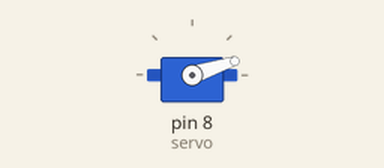
Simulated run of this sketch. Board: Arduino Uno, built with avr-gcc and run on an emulated ATmega328P. Parts: servo.

Above: at 0.05 s.
At 0.55 s:
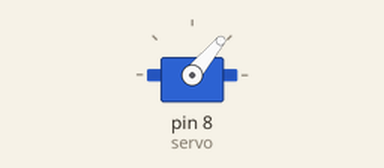
At 1.05 s:
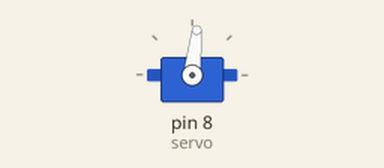
At 2.05 s:
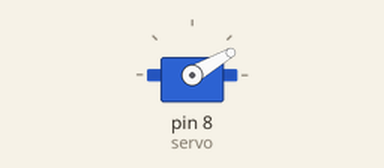
Timing chart, 0 to 5.4 s (numbered marks = the images above):
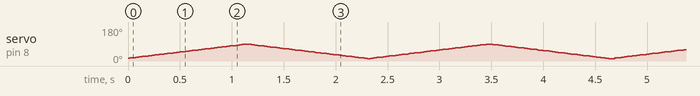

The sketch:

servo2.ino
```cpp
#include <Servo.h>

Servo servo;

int angle=0;

void setup() {
  servo.attach(8);
  servo.write(angle);
}

void loop()
{
 // scan from 0 to 180 degrees
  for(angle = 15; angle < 90; angle++)
  {
    servo.write(angle);
    delay(15);
  }
  // now scan back from 180 to 0 degrees
  for(angle = 90; angle > 10; angle--)
  {
    servo.write(angle);
    delay(15);
  }
}
```
